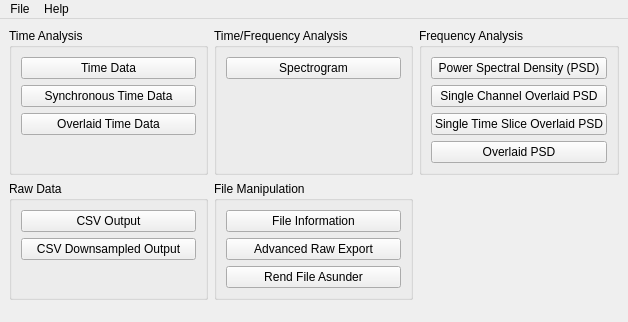
<?xml version="1.0" encoding="UTF-8"?>
<ui version="4.0">
 <class>MondoMainWindow</class>
 <widget class="QMainWindow" name="MondoMainWindow">
  <property name="geometry">
   <rect>
    <x>0</x>
    <y>0</y>
    <width>617</width>
    <height>322</height>
   </rect>
  </property>
  <property name="windowTitle">
   <string>Mondo</string>
  </property>
  <widget class="QWidget" name="centralwidget">
   <layout class="QVBoxLayout" name="verticalLayout_5" stretch="0,1">
    <item>
     <layout class="QGridLayout" name="gridLayout">
      <item row="0" column="2">
       <widget class="QGroupBox" name="groupBox">
        <property name="title">
         <string>Frequency Analysis</string>
        </property>
        <layout class="QVBoxLayout" name="verticalLayout">
         <item>
          <widget class="QPushButton" name="psdButton">
           <property name="minimumSize">
            <size>
             <width>175</width>
             <height>0</height>
            </size>
           </property>
           <property name="text">
            <string>Power Spectral Density (PSD)</string>
           </property>
          </widget>
         </item>
         <item>
          <widget class="QPushButton" name="singleChannelPsdButton">
           <property name="toolTip">
            <string>Overlaid PSD streamlined for plotting a single channel across multiple time slices</string>
           </property>
           <property name="text">
            <string>Single Channel Overlaid PSD</string>
           </property>
          </widget>
         </item>
         <item>
          <widget class="QPushButton" name="singleSlicePsdButton">
           <property name="toolTip">
            <string>Overlaid PSD streamlined for plotting multiple channels in a single time slice</string>
           </property>
           <property name="text">
            <string>Single Time Slice Overlaid PSD</string>
           </property>
          </widget>
         </item>
         <item>
          <widget class="QPushButton" name="overlaidPsdButton">
           <property name="minimumSize">
            <size>
             <width>175</width>
             <height>0</height>
            </size>
           </property>
           <property name="toolTip">
            <string>Ovelaid PSD for plotting arbitrary channels and time slices </string>
           </property>
           <property name="text">
            <string>Overlaid PSD</string>
           </property>
          </widget>
         </item>
         <item>
          <spacer name="verticalSpacer">
           <property name="orientation">
            <enum>Qt::Vertical</enum>
           </property>
           <property name="sizeHint" stdset="0">
            <size>
             <width>20</width>
             <height>0</height>
            </size>
           </property>
          </spacer>
         </item>
        </layout>
       </widget>
      </item>
      <item row="1" column="0">
       <widget class="QGroupBox" name="groupBox_4">
        <property name="title">
         <string>Raw Data</string>
        </property>
        <layout class="QVBoxLayout" name="verticalLayout_4">
         <item>
          <widget class="QPushButton" name="csvButton">
           <property name="minimumSize">
            <size>
             <width>175</width>
             <height>0</height>
            </size>
           </property>
           <property name="text">
            <string>CSV Output</string>
           </property>
          </widget>
         </item>
         <item>
          <widget class="QPushButton" name="csvDownsampledButton">
           <property name="minimumSize">
            <size>
             <width>175</width>
             <height>0</height>
            </size>
           </property>
           <property name="text">
            <string>CSV Downsampled Output</string>
           </property>
          </widget>
         </item>
         <item>
          <spacer name="verticalSpacer_4">
           <property name="orientation">
            <enum>Qt::Vertical</enum>
           </property>
           <property name="sizeHint" stdset="0">
            <size>
             <width>20</width>
             <height>0</height>
            </size>
           </property>
          </spacer>
         </item>
        </layout>
       </widget>
      </item>
      <item row="0" column="1">
       <widget class="QGroupBox" name="groupBox_2">
        <property name="title">
         <string>Time/Frequency Analysis</string>
        </property>
        <layout class="QVBoxLayout" name="verticalLayout_2">
         <item>
          <widget class="QPushButton" name="spectrogramButton">
           <property name="minimumSize">
            <size>
             <width>175</width>
             <height>0</height>
            </size>
           </property>
           <property name="text">
            <string>Spectrogram</string>
           </property>
          </widget>
         </item>
         <item>
          <spacer name="verticalSpacer_2">
           <property name="orientation">
            <enum>Qt::Vertical</enum>
           </property>
           <property name="sizeHint" stdset="0">
            <size>
             <width>20</width>
             <height>0</height>
            </size>
           </property>
          </spacer>
         </item>
        </layout>
       </widget>
      </item>
      <item row="0" column="0">
       <widget class="QGroupBox" name="groupBox_3">
        <property name="title">
         <string>Time Analysis</string>
        </property>
        <layout class="QVBoxLayout" name="verticalLayout_3">
         <item>
          <widget class="QPushButton" name="timeButton">
           <property name="minimumSize">
            <size>
             <width>175</width>
             <height>0</height>
            </size>
           </property>
           <property name="text">
            <string>Time Data</string>
           </property>
          </widget>
         </item>
         <item>
          <widget class="QPushButton" name="synchronousTimeButton">
           <property name="minimumSize">
            <size>
             <width>175</width>
             <height>0</height>
            </size>
           </property>
           <property name="text">
            <string>Synchronous Time Data</string>
           </property>
          </widget>
         </item>
         <item>
          <widget class="QPushButton" name="overlaidTimeButton">
           <property name="minimumSize">
            <size>
             <width>175</width>
             <height>0</height>
            </size>
           </property>
           <property name="text">
            <string>Overlaid Time Data</string>
           </property>
          </widget>
         </item>
         <item>
          <spacer name="verticalSpacer_3">
           <property name="orientation">
            <enum>Qt::Vertical</enum>
           </property>
           <property name="sizeHint" stdset="0">
            <size>
             <width>20</width>
             <height>0</height>
            </size>
           </property>
          </spacer>
         </item>
        </layout>
       </widget>
      </item>
      <item row="1" column="1">
       <widget class="QGroupBox" name="groupBox_5">
        <property name="title">
         <string>File Manipulation</string>
        </property>
        <layout class="QVBoxLayout" name="verticalLayout_6">
         <item>
          <widget class="QPushButton" name="fileInformationButton">
           <property name="text">
            <string>File Information</string>
           </property>
          </widget>
         </item>
         <item>
          <widget class="QPushButton" name="rawExportButton">
           <property name="text">
            <string>Advanced Raw Export</string>
           </property>
          </widget>
         </item>
         <item>
          <widget class="QPushButton" name="splitFileButton">
           <property name="text">
            <string>Rend File Asunder</string>
           </property>
          </widget>
         </item>
         <item>
          <spacer name="verticalSpacer_6">
           <property name="orientation">
            <enum>Qt::Vertical</enum>
           </property>
           <property name="sizeHint" stdset="0">
            <size>
             <width>20</width>
             <height>0</height>
            </size>
           </property>
          </spacer>
         </item>
        </layout>
       </widget>
      </item>
     </layout>
    </item>
    <item>
     <spacer name="verticalSpacer_5">
      <property name="orientation">
       <enum>Qt::Vertical</enum>
      </property>
      <property name="sizeHint" stdset="0">
       <size>
        <width>20</width>
        <height>0</height>
       </size>
      </property>
     </spacer>
    </item>
   </layout>
  </widget>
  <widget class="QMenuBar" name="menubar">
   <property name="geometry">
    <rect>
     <x>0</x>
     <y>0</y>
     <width>617</width>
     <height>21</height>
    </rect>
   </property>
   <widget class="QMenu" name="menuFile">
    <property name="title">
     <string>File</string>
    </property>
    <addaction name="actionExit"/>
   </widget>
   <widget class="QMenu" name="menuHelp">
    <property name="title">
     <string>Help</string>
    </property>
    <widget class="QMenu" name="menuCheckForUpdates">
     <property name="title">
      <string>Check for Updates</string>
     </property>
     <addaction name="actionUpdateLatestStable"/>
     <addaction name="actionUpdateCurrentBranch"/>
     <addaction name="actionUpdateSpecificBranch"/>
     <addaction name="actionUpdateSpecificCommit"/>
    </widget>
    <addaction name="menuCheckForUpdates"/>
    <addaction name="separator"/>
    <addaction name="actionAbout"/>
    <addaction name="actionAboutLibraries"/>
   </widget>
   <addaction name="menuFile"/>
   <addaction name="menuHelp"/>
  </widget>
  <action name="actionAbout">
   <property name="text">
    <string>About Mondo</string>
   </property>
  </action>
  <action name="actionExit">
   <property name="text">
    <string>Exit</string>
   </property>
  </action>
  <action name="actionAboutLibraries">
   <property name="text">
    <string>About Libraries</string>
   </property>
  </action>
  <action name="actionUpdateLatestStable">
   <property name="text">
    <string>Latest Stable</string>
   </property>
  </action>
  <action name="actionUpdateSpecificBranch">
   <property name="text">
    <string>Specific Branch...</string>
   </property>
  </action>
  <action name="actionUpdateSpecificCommit">
   <property name="text">
    <string>Specific Commit..</string>
   </property>
  </action>
  <action name="actionUpdateCurrentBranch">
   <property name="text">
    <string>Latest branch</string>
   </property>
  </action>
 </widget>
 <resources/>
 <connections>
  <connection>
   <sender>actionExit</sender>
   <signal>triggered()</signal>
   <receiver>MondoMainWindow</receiver>
   <slot>close()</slot>
   <hints>
    <hint type="sourcelabel">
     <x>-1</x>
     <y>-1</y>
    </hint>
    <hint type="destinationlabel">
     <x>232</x>
     <y>152</y>
    </hint>
   </hints>
  </connection>
 </connections>
</ui>
